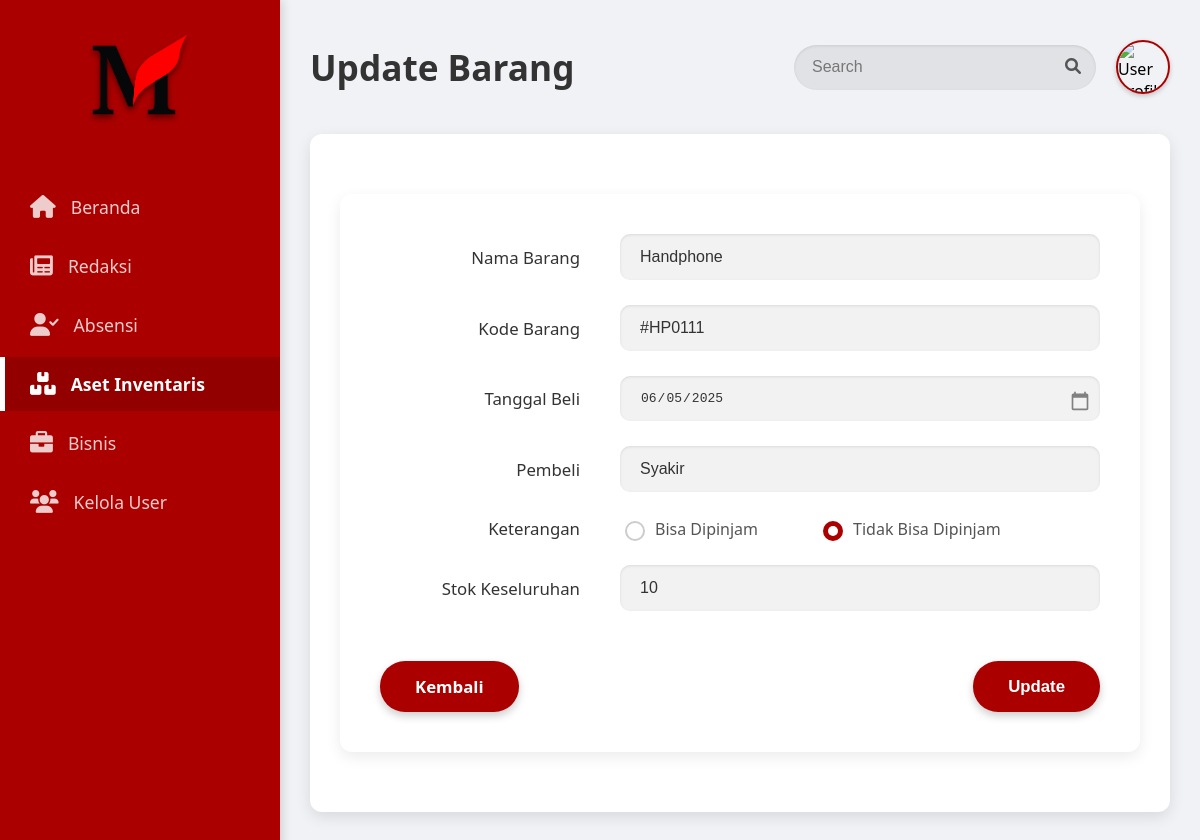
/inventory/edit_barang.php?id=1, run on the app's committed database.
### tables this page shows
CREATE TABLE `data_barang` (
  `id` int(11) NOT NULL,
  `nama_barang` varchar(255) NOT NULL,
  `kode_barang` varchar(50) NOT NULL,
  `tanggal_beli` date DEFAULT NULL,
  `pembeli` varchar(255) DEFAULT NULL,
  `keterangan` varchar(255) DEFAULT NULL,
  `stok_keseluruhan` int(11) DEFAULT 0,
  `stok_tersedia` int(11) DEFAULT 0
);

### inventory/edit_barang.php (the view, shortened to what this page needs)
<!DOCTYPE html>
<html lang="en">
<head>
    <link rel="stylesheet" href="../assets/style.css">
    <link rel="stylesheet" href="https://cdnjs.cloudflare.com/ajax/libs/font-awesome/6.0.0-beta3/css/all.min.css">
</head>
<body>
    <?php
    include_once(__DIR__ . '/../config/koneksi.php');
    $barang_data = null;
    $error_message = '';
    if (isset($_GET['id']) && !empty($_GET['id']) && $_SERVER["REQUEST_METHOD"] != "POST") {
        $id_to_edit = mysqli_real_escape_string($koneksi, $_GET['id']);
        $sql_fetch = "SELECT * FROM data_barang WHERE id = '$id_to_edit'";
        $result_fetch = mysqli_query($koneksi, $sql_fetch);
        if (mysqli_num_rows($result_fetch) > 0) {
            $barang_data = mysqli_fetch_assoc($result_fetch);
        } else {
            $error_message = "Data barang tidak ditemukan.";
        }
    } elseif (!isset($_GET['id']) && !isset($_POST['id'])) {
        header("Location: list_barang.php");
        exit();
    }
    ?>
    <div class="container">
        <div class="sidebar">
            <div class="logo">
                <img src="../assets/image 2.png" width="110" alt="">
            </div>
            <nav class="nav-menu">
                <ul>
                    <li><a href="#"><i class="fas fa-home"></i> Beranda</a></li>
                    <li><a href="#"><i class="fas fa-newspaper"></i> Redaksi</a></li>
                    <li><a href="#"><i class="fas fa-user-check"></i> Absensi</a></li>
                    <li class="active"><a href="list_barang.php"><i class="fas fa-boxes"></i> Aset Inventaris</a></li>
                    <li><a href="#"><i class="fas fa-briefcase"></i> Bisnis</a></li>
                    <li><a href="#"><i class="fas fa-users"></i> Kelola User</a></li>
                </ul>
            </nav>
        </div>
        <div class="main-content">
            <header class="header">
                <h1>Update Barang</h1>
                <div class="header-right">
                    <div class="search-bar">
                        <input type="text" placeholder="Search">
                        <button type="submit"><i class="fas fa-search"></i></button>
                    </div>
                    <div class="user-profile">
                        <img src="../assets/img/profile-placeholder.jpg" alt="User Profile">
                    </div>
                </div>
            </header>
            <div class="content-area">
                <div class="form-card">
                    <?php if ($barang_data): ?>
                    <form action="<?php echo htmlspecialchars($_SERVER["PHP_SELF"]) . "?id=" . htmlspecialchars($barang_data['id']); ?>" method="POST">
                        <div class="form-group">
                            <label for="nama_barang">Nama Barang</label>
                            <input type="text" id="nama_barang" name="nama_barang" placeholder="Masukan Nama Barang" required value="<?php echo htmlspecialchars($barang_data['nama_barang']); ?>">
                        </div>
                        <div class="form-group">
                            <label for="kode_barang">Kode Barang</label>
                            <input type="text" id="kode_barang" name="kode_barang" placeholder="Masukan Kode Barang" required value="<?php echo htmlspecialchars($barang_data['kode_barang']); ?>">
                        </div>
                        <div class="form-group">
                            <label for="tanggal_beli">Tanggal Beli</label>
                            <input type="date" id="tanggal_beli" name="tanggal_beli" placeholder="dd/mm/yyyy" value="<?php echo htmlspecialchars($barang_data['tanggal_beli']); ?>">
                        </div>
                        <div class="form-group">
                            <label for="pembeli">Pembeli</label>
                            <input type="text" id="pembeli" name="pembeli" placeholder="Masukan Pembeli" value="<?php echo htmlspecialchars($barang_data['pembeli']); ?>">
                        </div>
                        <div class="form-group">
                            <label>Keterangan</label>
                            <div class="radio-group">
                                <label><input type="radio" name="keterangan" value="Bisa Dipinjam" <?php echo ($barang_data['keterangan'] == 'Bisa Dipinjam') ? 'checked' : ''; ?> required> Bisa Dipinjam</label>
                                <label><input type="radio" name="keterangan" value="Tidak Bisa Dipinjam" <?php echo ($barang_data['keterangan'] == 'Tidak Bisa Dipinjam') ? 'checked' : ''; ?>> Tidak Bisa Dipinjam</label>
                            </div>
                        </div>
                        <div class="form-group">
                            <label for="stok_keseluruhan">Stok Keseluruhan</label>
                            <input type="number" id="stok_keseluruhan" name="stok_keseluruhan" placeholder="Masukan Stok" min="0" required value="<?php echo htmlspecialchars($barang_data['stok_keseluruhan']); ?>">
                        </div>
                        <div class="form-actions">
                            <a href="list_barang.php" class="btn-red">Kembali</a>
                            <button type="submit" class="btn-red">Update</button>
                        </div>
                    </form>
                    <?php else: ?>
                        <p><?php echo $error_message; ?></p>
                        <a href="list_barang.php" class="btn-red">Kembali ke Daftar Barang</a>
                    <?php endif; ?>
                </div>
            </div>
        </div>
    </div>
</body>
</html>

### data on the page
data_barang: nama_barang "Handphone", kode_barang "#HP0111", tanggal_beli "06/05/2025", pembeli "Syakir", keterangan "☐ Bisa Dipinjam", keterangan "☑ Tidak Bisa Dipinjam", stok_keseluruhan "10"
